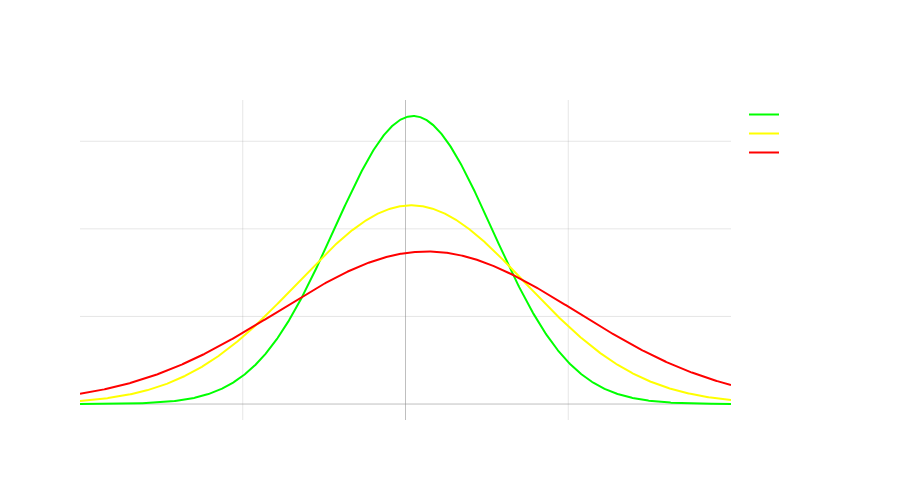

The cell this chart's notebook holds for it:
### Markdown cell above
###### ______________________________________________________________________________________________________________________________________

##### Modeling Return Distributions with Volatility Regimes

Below is code that executes on the diagram above

The code below effectively identifies the volatility regime and fits a Gaussian to each bucket that we can use to model overall returns!

The code is available in my GitHub and right here in my Jupyter notebook - you're welcome 😎

### Code cell
# Calculate transition probabilities between regimes
def get_transition_matrix(regimes):
    states = ['Low', 'Medium', 'High']
    n_states = len(states)
    
    # Initialize transition counts matrix
    counts = np.zeros((n_states, n_states))
    
    # Count transitions
    for i in range(len(regimes)-1):
        current = regimes.iloc[i]  # Use iloc for integer-based indexing
        next_state = regimes.iloc[i+1]
        current_idx = states.index(current)
        next_idx = states.index(next_state)
        counts[current_idx, next_idx] += 1
    
    # Convert to probabilities
    probabilities = counts / counts.sum(axis=1, keepdims=True)
    return probabilities, states

# Get transition matrix
trans_matrix, states = get_transition_matrix(df['Regime'])

# Calculate regime statistics
regime_stats = {}
for regime in ['Low', 'Medium', 'High']:
    mask = df['Regime'] == regime
    returns = df.loc[mask, 'Returns']
    
    regime_stats[regime] = {
        'mean': returns.mean(),
        'std': returns.std(),
        'count': len(returns)
    }

# Print results
print("\nTransition Probabilities Matrix:")
print("From/To      Low    Medium    High")
for i, state in enumerate(states):
    print(f"{state:10} {trans_matrix[i,0]:.3f}  {trans_matrix[i,1]:.3f}   {trans_matrix[i,2]:.3f}")

print("\nRegime Statistics (Daily):")
for regime, stats in regime_stats.items():
    print(f"\n{regime} Volatility Regime:")
    print(f"Mean Return: {stats['mean']*100:.2f}%")
    print(f"Std Dev: {stats['std']*100:.2f}%")
    print(f"Number of Days: {stats['count']}")

# Plot regime distributions
x = np.linspace(-0.1, 0.1, 1000)
fig = go.Figure()

for regime in ['Low', 'Medium', 'High']:
    mu = regime_stats[regime]['mean']
    sigma = regime_stats[regime]['std']
    y = 1/(sigma * np.sqrt(2 * np.pi)) * np.exp(-(x - mu)**2 / (2 * sigma**2))
    
    fig.add_trace(
        go.Scatter(
            x=x*100, # Convert to percentage
            y=y,
            name=f"{regime} Volatility",
            line=dict(color=regime_colors[regime])
        )
    )

fig.update_layout(
    title='Return Distributions by Volatility Regime',
    xaxis_title='Daily Return (%)',
    yaxis_title='Density',
    height=500,
    width=900,
    showlegend=True,
    plot_bgcolor='rgba(0,0,0,0)',
    paper_bgcolor='rgba(0,0,0,0)',
    font=dict(color='white'),
    xaxis=dict(
        showgrid=True,
        gridwidth=1,
        gridcolor='rgba(128,128,128,0.2)',
        zeroline=True,
        zerolinewidth=1,
        zerolinecolor='rgba(128,128,128,0.5)'
    ),
    yaxis=dict(
        showgrid=True,
        gridwidth=1,
        gridcolor='rgba(128,128,128,0.2)',
        zeroline=True,
        zerolinewidth=1,
        zerolinecolor='rgba(128,128,128,0.5)'
    )
)

fig.show()

### Figure 1 — Plotly figure (JSON) as saved in the notebook; plotly's stock layout.template omitted (floating-point values rounded to 4 significant figures; data arrays with more than 128 entries replaced by an {"elided": "..."} marker saying what was removed)
{"data": [{"line": {"color": "rgb(0,255,0)"}, "name": "Low Volatility", "type": "scatter", "x": {"elided": "1000 float values"}, "y": {"elided": "1000 float values"}}, {"line": {"color": "rgb(255,255,0)"}, "name": "Medium Volatility", "type": "scatter", "x": {"elided": "1000 float values"}, "y": {"elided": "1000 float values"}}, {"line": {"color": "rgb(255,0,0)"}, "name": "High Volatility", "type": "scatter", "x": {"elided": "1000 float values"}, "y": {"elided": "1000 float values"}}], "layout": {"font": {"color": "white"}, "height": 500, "paper_bgcolor": "rgba(0,0,0,0)", "plot_bgcolor": "rgba(0,0,0,0)", "showlegend": true, "title": {"text": "Return Distributions by Volatility Regime"}, "width": 900, "xaxis": {"gridcolor": "rgba(128,128,128,0.2)", "gridwidth": 1, "showgrid": true, "title": {"text": "Daily Return (%)"}, "zeroline": true, "zerolinecolor": "rgba(128,128,128,0.5)", "zerolinewidth": 1}, "yaxis": {"gridcolor": "rgba(128,128,128,0.2)", "gridwidth": 1, "showgrid": true, "title": {"text": "Density"}, "zeroline": true, "zerolinecolor": "rgba(128,128,128,0.5)", "zerolinewidth": 1}}}
